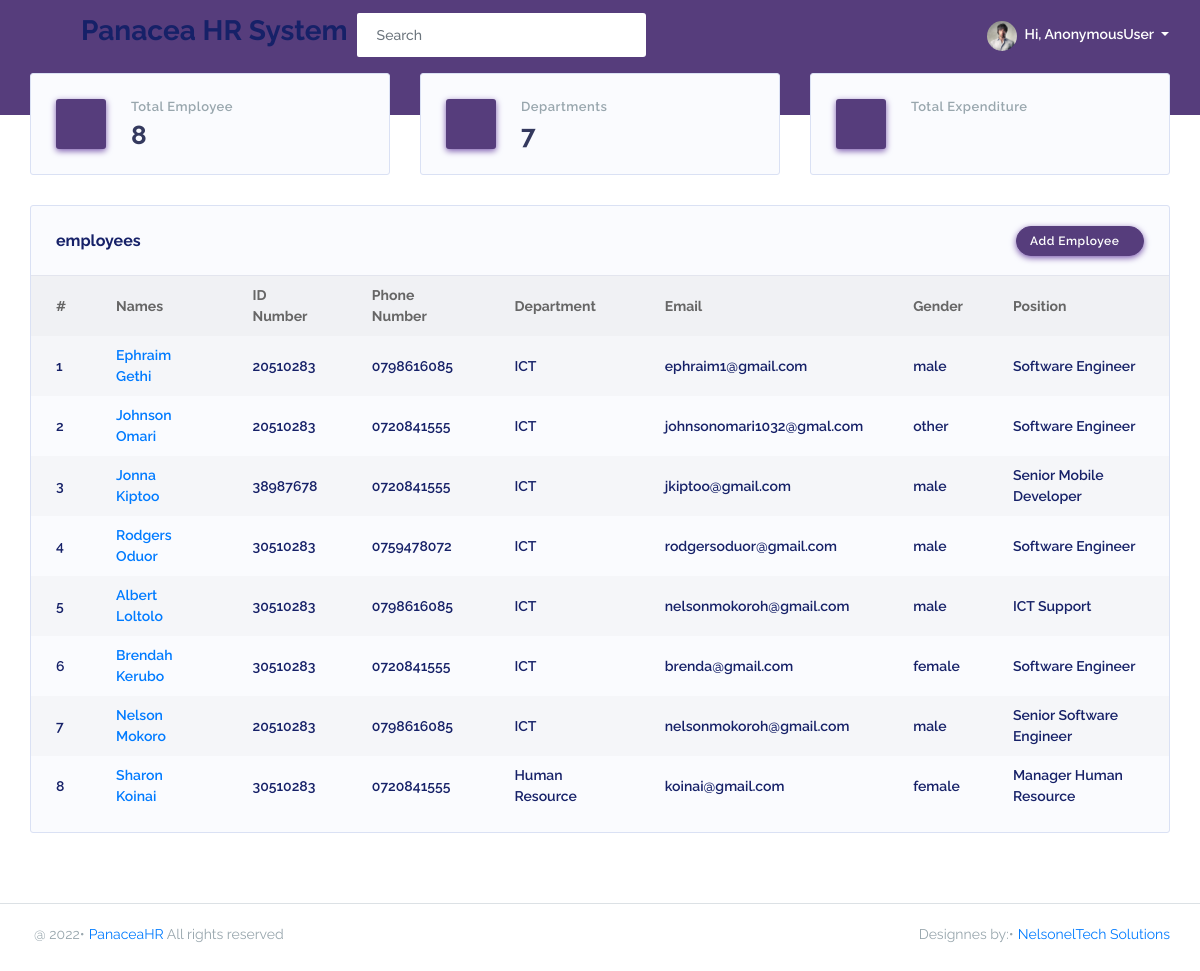
Page /dashboard/ on the earlier database version.
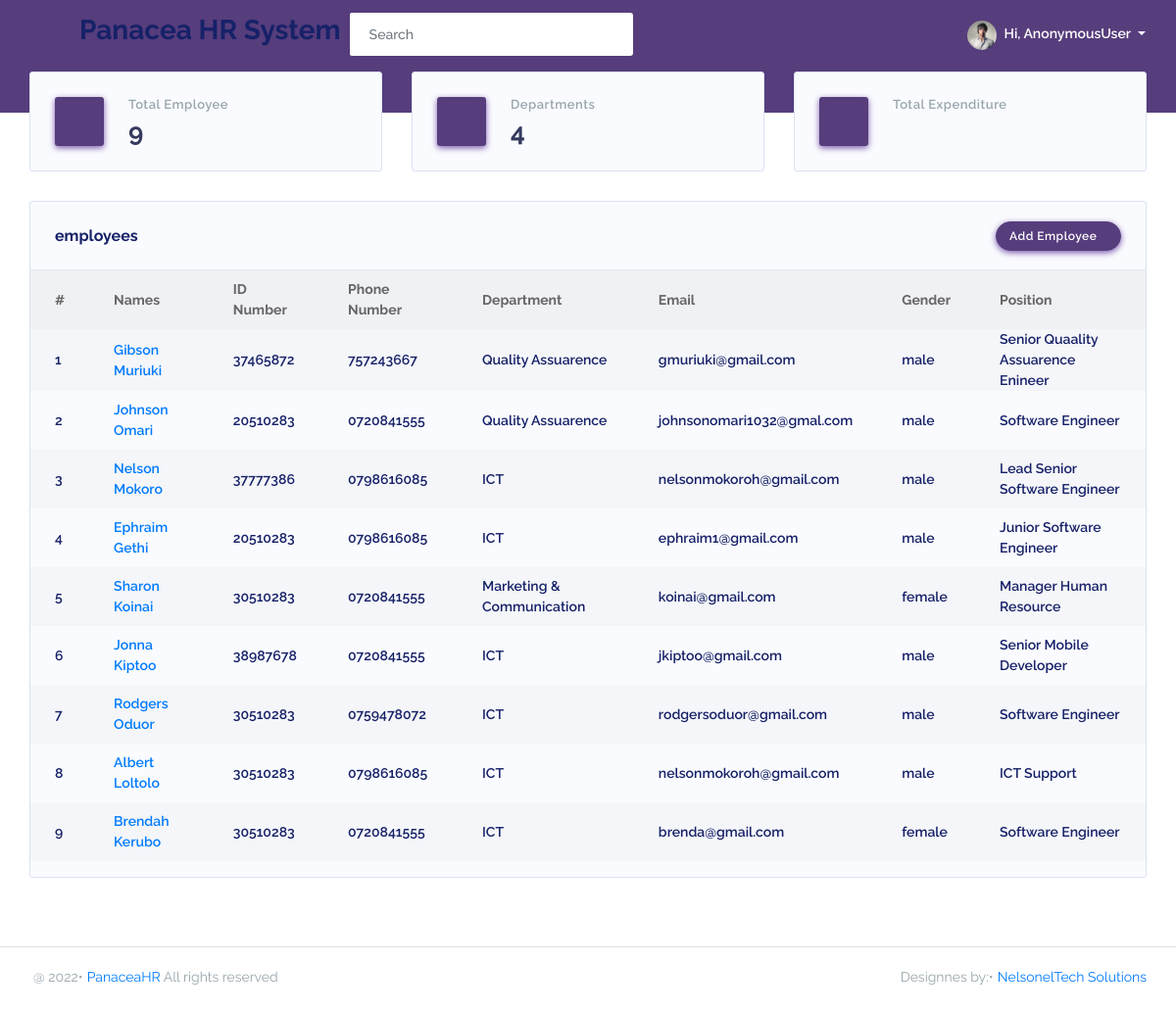
Same page on the later database version.
### PanaceaApp/models.py (models this page shows, shortened)
class Employee(models.Model):
    GENDER = (('male', 'MALE'), ('female', 'FEMALE'), ('other', 'OTHER'))
    fullname = models.CharField(max_length=255, blank=True, null=True)
    dateofbirth = models.DateField(blank=True, null=True)
    gender = models.CharField(choices=GENDER, max_length=10, blank=True, null=True)
    department = models.ForeignKey(Department, on_delete=models.SET_NULL, null=True)
    position = models.CharField(max_length=50, blank=True, null=True)
    email = models.EmailField(blank=True, null=True)
    idnumber = models.CharField(max_length=20, blank=True, null=True)
    telephone = models.CharField(max_length=20, blank=True, null=True)
    idphoto = models.ImageField(upload_to='static/media', blank=True, null=True)
    nssfphoto = models.ImageField(upload_to='static/media', blank=True, null=True)
    nhifphoto = models.ImageField(upload_to='static/media', blank=True, null=True)
    updated = models.DateTimeField(auto_now=True, null=True)
    created = models.DateTimeField(auto_now_add=True, null=True)
    class Meta:
        ordering = ['-updated', '-created']

class Department(models.Model):
    name = models.CharField(max_length=70, null=False, blank=False)
    history = models.TextField(max_length=1000, null=True, blank=True, default='No History')

### PanaceaApp/views.py (the view)
# urls.py: path('', views.home, name='home'),
def home(request):
    employees = Employee.objects.all()
    departments = Department.objects.all()
    salarys = Sallary.objects.all()
    context = {'employees': employees,
               'departments': departments, 'salarys': salarys}
    return render(request, 'PanaceaApp/home.html', context)

### PanaceaApp/templates/PanaceaApp/home.html (shortened to what this page needs)
{% extends 'main.html' %}
{% block content %}
{% load static %}
<div class="main-content">
    <section class="section">
        <div class="row">
            <div class="col-lg-4 col-md-4 col-sm-12">
                <div class="card card-statistic-2">
                    <div class="card-icon shadow-primary bg-primary">
                        <i class="fas fa-archive"></i>
                    </div>
                    <div class="card-wrap">
                        <div class="card-header">
                            <h4>Total Employee</h4>
                        </div>
                        <div class="card-body">
                            {{employees.count}}
                        </div>
                    </div>
                </div>
            </div>
            <div class="col-lg-4 col-md-4 col-sm-12">
                <div class="card card-statistic-2">
                    <div class="card-icon shadow-primary bg-primary">
                        <i class="fas fa-dollar-sign"></i>
                    </div>
                    <div class="card-wrap">
                        <div class="card-header">
                            <h4>Departments</h4>
                        </div>
                        <div class="card-body">
                            {{departments.count}}
                        </div>
                    </div>
                </div>
            </div>
            <div class="col-lg-4 col-md-4 col-sm-12">
                <div class="card card-statistic-2">
                    <div class="card-icon shadow-primary bg-primary">
                        <i class="fas fa-shopping-bag"></i>
                    </div>
                    <div class="card-wrap">
                        <div class="card-header">
                            <h4>Total Expenditure</h4>
                        </div>
                    </div>
                </div>
            </div>
        </div>
        <div class="row row-deck">
            <div class="col-12">
                <div class="card">
                    <div class="card-header">
                        <h4>employees</h4>
                        <div class="card-header-action">
                            <a href="{% url 'addEmployee' %}" class="btn btn-primary">Add Employee<i
                                    class="fas fa-chevron-right"></i></a>
                        </div>
                    </div>
                    <div class="card-body p-0">
                        <div class="table-responsive table-invoice">
                            <table class="table table-striped" id="table-1">
                                <thead>
                                    <tr>
                                        <th>#</th>
                                        <th>Names</th>
                                        <th>ID Number</th>
                                        <th>Phone Number</th>
                                        <th>Department</th>
                                        <th>Email</th>
                                        <th>Gender</th>
                                        <th>Position</th>
                                    </tr>
                                </thead>
                                <tbody>
                                    {% for employee in employees %}
                                    <tr>
                                        <td class="font-weight-600">{{forloop.counter}}</td>
                                        <td class="font-weight-600"><a class="font-weight-600"
                                                href="{% url 'employeeDetail' employee.id %}">{{employee.fullname}}</a>
                                        </td>
                                        <td class="font-weight-600">{{employee.idnumber}}</td>
                                        <td class="font-weight-600">{{employee.telephone}}</td>
                                        <td class="font-weight-600">{{employee.department.name}}</td>
                                        <td class="font-weight-600">{{employee.email}}</td>
                                        <td class="font-weight-600">{{employee.gender}}</td>
                                        <td class="font-weight-600">{{employee.position}}</td>
                                    </tr>
                                    {% endfor %}
                                </tbody>
                            </table>
                        </div>
                    </div>
                </div>
            </div>
        </div>
    </section>
</div>
{% endblock %}

### templates/main.html (shortened to what this page needs)
{% load static %}
<!DOCTYPE html>
<html lang="en">
<head>
    <link rel="stylesheet" href="{% static 'assets/modules/bootstrap/css/bootstrap.min.css' %}">
    <link rel="stylesheet" href="{% static 'assets/modules/fontawesome/css/all.min.css' %}">
    <link rel="stylesheet" href="{% static 'assets/modules/jqvmap/dist/jqvmap.min.css' %}">
    <link rel="stylesheet" href="{% static 'assets/modules/summernote/summernote-bs4.css' %}">
    <link rel="stylesheet" href="{% static 'assets/modules/owlcarousel2/dist/assets/owl.carousel.min.css' %}">
    <link rel="stylesheet" href="{% static 'assets/modules/owlcarousel2/dist/assets/owl.theme.default.min.css' %}">
    <link rel="stylesheet" href="{% static 'assets/modules/fullcalendar/fullcalendar.min.css' %}">
    <link rel="stylesheet" href="{% static 'assets/modules/datatables/datatables.min.css' %}">
    <link rel="stylesheet"
        href="{% static 'assets/modules/datatables/DataTables-1.10.16/css/dataTables.bootstrap4.min.css' %}">
    <link rel="stylesheet" href="{% static 'assets/modules/datatables/Select-1.2.4/css/select.bootstrap4.min.css' %}">
    <link rel="stylesheet" href="{% static 'assets/css/style.min.css' %}">
    <link rel="stylesheet" href="{% static 'assets/css/components.min.css' %}">
</head>
<body class="layout-4">
    <div id="app">
        <div class="main-wrapper main-wrapper-1">
            {% include 'header.html' %}
            {% block content %}
            {% endblock %}
            {% include 'footer.html' %}
        </div>
    </div>
    <link rel="stylesheet" type="text/css" href="https://cdn.datatables.net/v/dt/jszip-2.5.0/dt-1.10.16/b-1.5.1/b-html5-1.5.1/datatables.min.css"/>
</body>
</html>

### templates/header.html (shortened to what this page needs)
{% load static %}
<nav class="navbar navbar-expand-lg main-navbar">
    <form class="form-inline mr-auto">
        <ul class="navbar-nav mr-3">
            <li><a href="#" data-toggle="sidebar" class="nav-link nav-link-lg"><i class="fas fa-bars"></i></a></li>
        </ul>
        <div class="pr-2">
            <h3>Panacea HR System</h3>
        </div>
        <div class="search-element">
            <input class="form-control" type="search" placeholder="Search" aria-label="Search" data-width="250">
            <button class="btn" type="submit"><i class="fas fa-search"></i></button>
        </div>
    </form>
    <ul class="navbar-nav navbar-right">
        <li class="dropdown">
            <a href="#" data-toggle="dropdown" class="nav-link dropdown-toggle nav-link-lg nav-link-user">
                <img alt="image" src="{% static 'assets/img/avatar/avatar-1.png' %}" class="rounded-circle mr-1">
                <div class="d-sm-none d-lg-inline-block">Hi, {{user}}</div>
            </a>
        </li>
    </ul>
</nav>

### templates/footer.html
<footer class="main-footer">
     <div class="footer-left">
          <div class="bullet">@ {% now 'Y' %}</div><a href="{% url 'home' %}">PanaceaHR</a> All rights reserved
     </div>
     <div class="footer-right">
          <div class="bullet">Designnes by:</div><a href="https://nelsoneltech.co.ke">NelsonelTech Solutions</a>
     </div>
</footer>

Differences in the rows shown:
added Employee: fullname "Gibson Muriuki", idnumber "37465872", telephone "757243667", department.name "Quality Assuarence", email "gmuriuki@gmail.com", gender "male", position "Senior Quaality Assuarence Enineer"
changed Employee "Johnson Omari": department.name "ICT" → "Quality Assuarence"; gender "other" → "male"; moves up the list
changed Employee "Nelson Mokoro": idnumber "20510283" → "37777386"; position "Senior Software Engineer" → "Lead Senior Software Engineer"; moves up the list
changed Employee "Ephraim Gethi": position "Software Engineer" → "Junior Software Engineer"
changed Employee "Sharon Koinai": department.name "Human Resource" → "Marketing & Communication"; moves up the list
Other differences:
{{ employees.count }}: "8" → "9"
{{ departments.count }}: "7" → "4"
